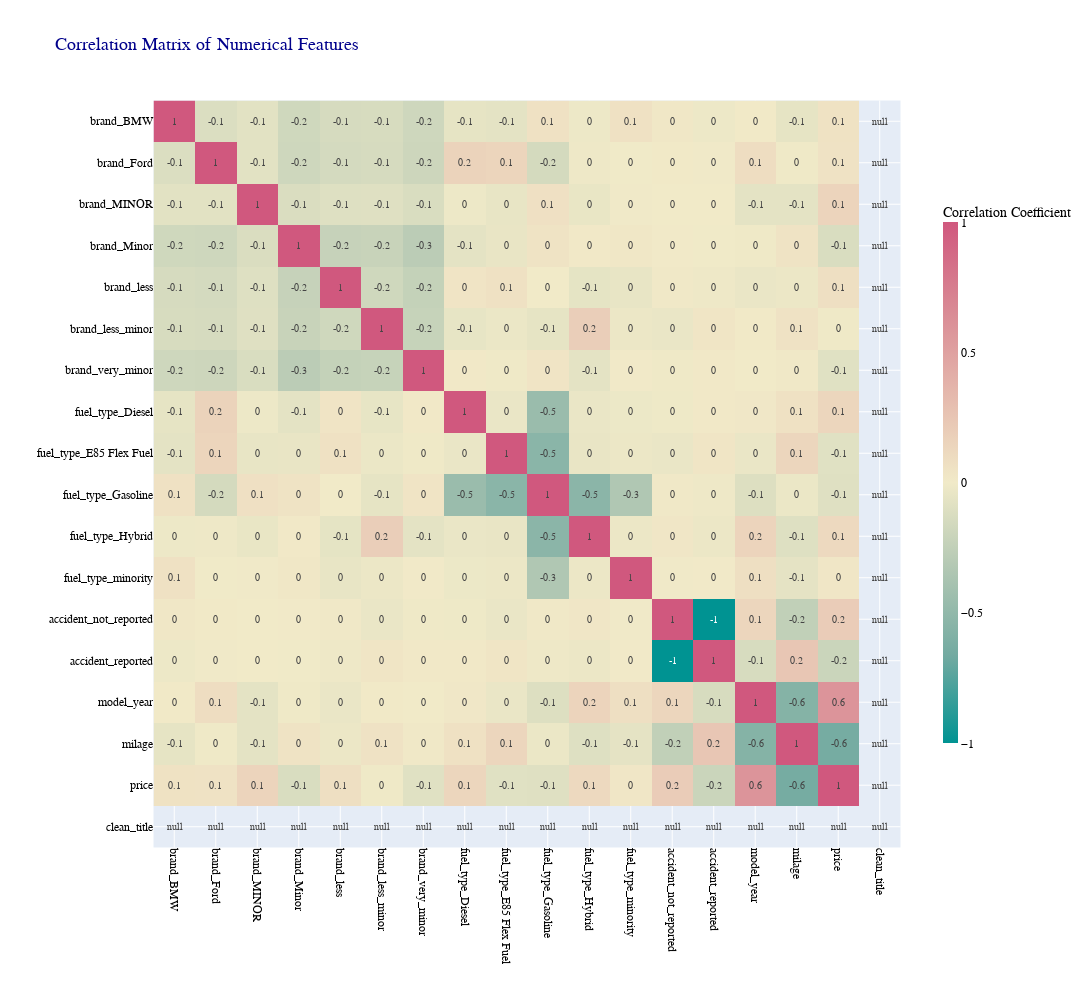

Notebook cell for this chart:
### Code cell
import pandas as pd
import plotly.express as px

# Calculate the correlation matrix
corr_matrix = encoded_df.corr()

# Create a heatmap using Plotly Express
fig = px.imshow(corr_matrix,
                labels=dict(x="Features", y="Features", color="Correlation"),
                color_continuous_scale=px.colors.diverging.Tealrose,
                zmin=-1, zmax=1,
                title="Correlation Matrix of Numerical Features")

# Update layout for better appearance
fig.update_layout(
    title_font=dict(size=18, family='Arial', color='darkblue'),
    xaxis_title="",
    yaxis_title="",
    xaxis=dict(tickangle=90, tickmode='array', tickvals=list(range(len(corr_matrix.columns))), ticktext=corr_matrix.columns),
    yaxis=dict(tickangle=0, tickmode='array', tickvals=list(range(len(corr_matrix.columns))), ticktext=corr_matrix.columns),
    font=dict(family="Arial", size=12, color="black"),
    coloraxis_colorbar=dict(
        title="Correlation Coefficient",
        thickness=15,
        len=0.75,
        xpad=10
    ),
    width=1200,  # Adjust width as needed
    height=1000  # Adjust height as needed
)

# Add annotations to show correlation values with one decimal point
fig.update_traces(text=corr_matrix.round(1).values,
                texttemplate="%{text}",
                textfont_size=10,
                colorbar_title="Correlation Coefficient")

# Display the heatmap
fig.show()

### Figure 1 — Plotly figure (JSON) as saved in the notebook; plotly's stock layout.template omitted (floating-point values rounded to 4 significant figures; data arrays with more than 128 entries replaced by an {"elided": "..."} marker saying what was removed)
{"data": [{"coloraxis": "coloraxis", "colorbar": {"title": {"text": "Correlation Coefficient"}}, "hovertemplate": "Features: %{x}<br>Features: %{y}<br>Correlation: %{z}<extra></extra>", "name": "0", "text": {"elided": "18x18 float values"}, "textfont": {"size": 10}, "texttemplate": "%{text}", "type": "heatmap", "x": ["brand_BMW", "brand_Ford", "brand_MINOR", "brand_Minor", "brand_less", "brand_less_minor", "brand_very_minor", "fuel_type_Diesel", "fuel_type_E85 Flex Fuel", "fuel_type_Gasoline", "fuel_type_Hybrid", "fuel_type_minority", "accident_not_reported", "accident_reported", "model_year", "milage", "price", "clean_title"], "xaxis": "x", "y": ["brand_BMW", "brand_Ford", "brand_MINOR", "brand_Minor", "brand_less", "brand_less_minor", "brand_very_minor", "fuel_type_Diesel", "fuel_type_E85 Flex Fuel", "fuel_type_Gasoline", "fuel_type_Hybrid", "fuel_type_minority", "accident_not_reported", "accident_reported", "model_year", "milage", "price", "clean_title"], "yaxis": "y", "z": {"elided": "18x18 float values"}}], "layout": {"coloraxis": {"cmax": 1, "cmin": -1, "colorbar": {"len": 0.75, "thickness": 15, "title": {"text": "Correlation Coefficient"}, "xpad": 10}, "colorscale": [[0, "rgb(0, 147, 146)"], [0.1667, "rgb(114, 170, 161)"], [0.3333, "rgb(177, 199, 179)"], [0.5, "rgb(241, 234, 200)"], [0.6667, "rgb(229, 185, 173)"], [0.8333, "rgb(217, 137, 148)"], [1, "rgb(208, 88, 126)"]]}, "font": {"color": "black", "family": "Arial", "size": 12}, "height": 1000, "title": {"font": {"color": "darkblue", "family": "Arial", "size": 18}, "text": "Correlation Matrix of Numerical Features"}, "width": 1200, "xaxis": {"anchor": "y", "constrain": "domain", "domain": [0, 1], "scaleanchor": "y", "tickangle": 90, "tickmode": "array", "ticktext": ["brand_BMW", "brand_Ford", "brand_MINOR", "brand_Minor", "brand_less", "brand_less_minor", "brand_very_minor", "fuel_type_Diesel", "fuel_type_E85 Flex Fuel", "fuel_type_Gasoline", "fuel_type_Hybrid", "fuel_type_minority", "accident_not_reported", "accident_reported", "model_year", "milage", "price", "clean_title"], "tickvals": [0, 1, 2, 3, 4, 5, 6, 7, 8, 9, 10, 11, 12, 13, 14, 15, 16, 17], "title": {"text": ""}}, "yaxis": {"anchor": "x", "autorange": "reversed", "constrain": "domain", "domain": [0, 1], "tickangle": 0, "tickmode": "array", "ticktext": ["brand_BMW", "brand_Ford", "brand_MINOR", "brand_Minor", "brand_less", "brand_less_minor", "brand_very_minor", "fuel_type_Diesel", "fuel_type_E85 Flex Fuel", "fuel_type_Gasoline", "fuel_type_Hybrid", "fuel_type_minority", "accident_not_reported", "accident_reported", "model_year", "milage", "price", "clean_title"], "tickvals": [0, 1, 2, 3, 4, 5, 6, 7, 8, 9, 10, 11, 12, 13, 14, 15, 16, 17], "title": {"text": ""}}}}
